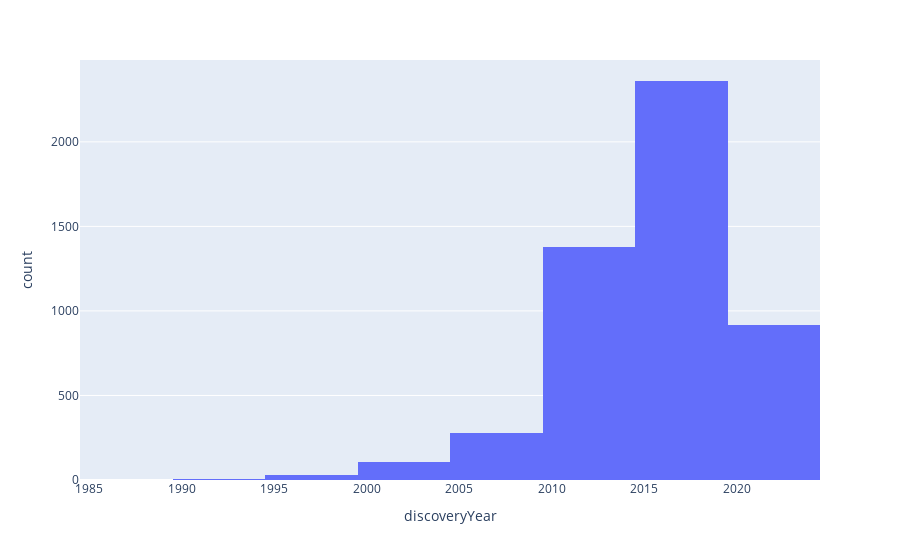

This figure's notebook cell:
### Code cell
fig = px.histogram(df, x="discoveryYear", nbins=11)
fig.show()
# Create histogram of aggregates

### Figure 1 — Plotly figure (JSON) as saved in the notebook; plotly's stock layout.template omitted (floating-point values rounded to 4 significant figures; data arrays with more than 128 entries replaced by an {"elided": "..."} marker saying what was removed)
{"data": [{"alignmentgroup": "True", "bingroup": "x", "hovertemplate": "discoveryYear=%{x}<br>count=%{y}<extra></extra>", "legendgroup": "", "marker": {"color": "#636efa", "pattern": {"shape": ""}}, "name": "", "nbinsx": 11, "offsetgroup": "", "orientation": "v", "showlegend": false, "x": {"elided": "5071 int values"}, "xaxis": "x", "yaxis": "y", "type": "histogram"}], "layout": {"xaxis": {"anchor": "y", "domain": [0.0, 1.0], "title": {"text": "discoveryYear"}}, "yaxis": {"anchor": "x", "domain": [0.0, 1.0], "title": {"text": "count"}}, "legend": {"tracegroupgap": 0}, "margin": {"t": 60}, "barmode": "relative"}}
